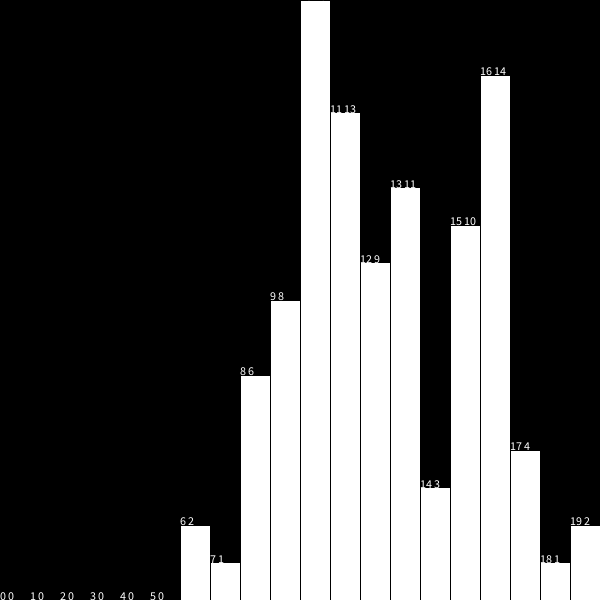
Frame 1 (no input)
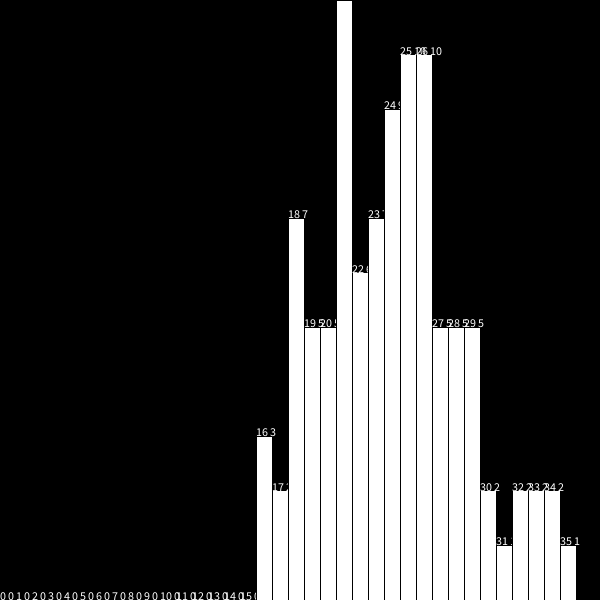
Frame 2 (the mouse pressed at the canvas centre, redrawn once)

The Processing sketch that drew these frames (run headless with seeded random() and noise(); the mouse was pressed at the canvas centre and the sketch redrawn once):

// Processing sketch: guessers
// ── guessers.pde
final int GUESS_MIN = 1;
final int GUESS_MAX = 9;
import java.util.TreeMap;
ArrayList<Guesser> guessers = new ArrayList<Guesser>();
TreeMap<Integer, Integer> scores = new TreeMap<Integer, Integer>();

void setup() {
  size(600,600);
  for (int i = 0; i < 100; i += 1) {
    guessers.add(new Guesser());
  }
  noLoop();
}

void draw() {
  background(0);
  for (int i = 0; i < 100; i += 1) {
    int answer = getNum();

    for (Guesser g : guessers) {
      g.test(answer);
    }
  }
  guessers.sort(gc);
  
  scores.clear();
  for (int i = 0; i < 20; i += 1) {
    scores.put(i, 0);
  }
  for (Guesser g : guessers) {
    if (!scores.containsKey(g.score)) {
      scores.put(g.score,1);
    } else {
      int count = scores.get(g.score) + 1;
      scores.put(g.score, count);
    }
  }
  
  float w = width / scores.size();
  int max = 0;
  for (Integer i : scores.keySet()) {
    if (scores.get(i) > max) {
      max = scores.get(i);
    }
  }
  int j = 0;
  for (Integer i : scores.keySet()) {
    int count = scores.get(i);
    float x = j * w;
    float y = map(count, 0, max, height, 0);
   
    rect(x,y , w, height);
    text(i + " " + count, x, y); 
    
    j += 1;
  }
}
// ── Guesser.pde
int getNum() {
  return floor(random(GUESS_MIN, GUESS_MAX));
}

import java.util.Comparator;
GuesserComparator gc = new GuesserComparator();
class Guesser implements Comparable<Guesser>{
  int score;//, guess;
  
  
  
  void test(int answer) {
    if (getNum() == answer) {
      score += 1;
    }
    
  }
  
  int compareTo(Guesser o) {
    if (score > o.score) {
      return 1;
    } else if (score < o.score) {
      return -1;
    } else {
      return 0;
    }
  }
}

class GuesserComparator implements Comparator<Guesser>{
  int compare(Guesser g1, Guesser g2) {
    return g1.compareTo(g2);
  }
  
  
}
